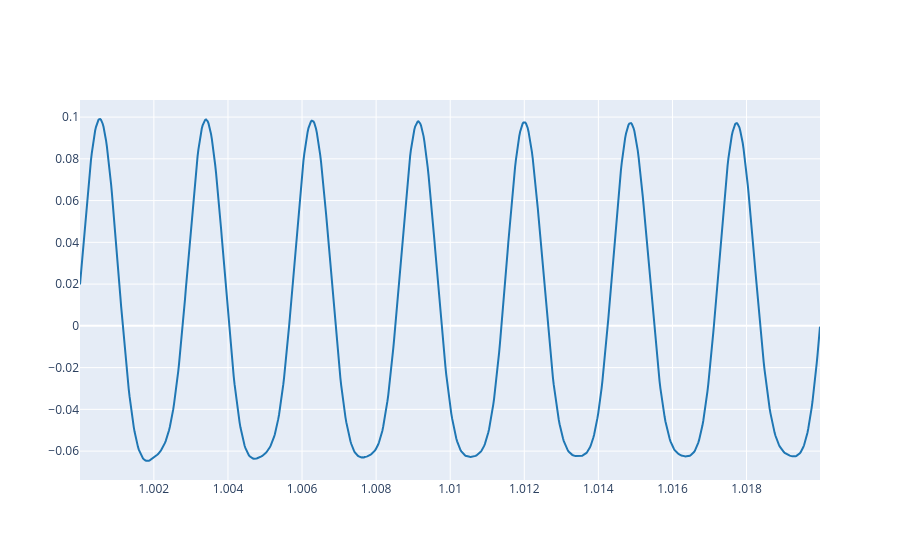

The notebook cell this image was saved under:
### Code cell
t = np.arange(1,1.02,1/fs)
plot_signals(ref, fs, t_start = 1, t_end=1.02, name="audio")

### Figure 1 — Plotly figure (JSON) as saved in the notebook; plotly's stock layout.template omitted (floating-point values rounded to 4 significant figures; data arrays with more than 128 entries replaced by an {"elided": "..."} marker saying what was removed)
{"data": [{"line": {"color": "#1f77b4", "shape": "linear"}, "mode": "lines", "name": "audio 0", "type": "scatter", "x": {"elided": "882 float values"}, "y": {"elided": "882 float values"}}], "layout": {}}
